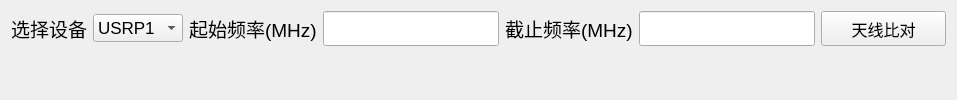
          <widget class="QWidget" name="tab_13">
           <attribute name="title">
            <string>天线比对</string>
           </attribute>
           <layout class="QVBoxLayout" name="verticalLayout_24">
            <item>
             <layout class="QHBoxLayout" name="horizontalLayout_13">
              <item>
               <widget class="QLabel" name="label_18">
                <property name="font">
                 <font>
                  <pointsize>14</pointsize>
                 </font>
                </property>
                <property name="text">
                 <string>选择设备</string>
                </property>
               </widget>
              </item>
              <item>
               <widget class="QComboBox" name="comboBox_6">
                <property name="minimumSize">
                 <size>
                  <width>90</width>
                  <height>0</height>
                 </size>
                </property>
                <property name="font">
                 <font>
                  <pointsize>13</pointsize>
                 </font>
                </property>
                <item>
                 <property name="text">
                  <string>USRP1</string>
                 </property>
                </item>
                <item>
                 <property name="text">
                  <string>USRP2</string>
                 </property>
                </item>
                <item>
                 <property name="text">
                  <string>USRP3</string>
                 </property>
                </item>
                <item>
                 <property name="text">
                  <string>USRP4</string>
                 </property>
                </item>
                <item>
                 <property name="text">
                  <string>3900A</string>
                 </property>
                </item>
               </widget>
              </item>
              <item>
               <widget class="QLabel" name="label_19">
                <property name="font">
                 <font>
                  <pointsize>14</pointsize>
                 </font>
                </property>
                <property name="text">
                 <string>起始频率(MHz)</string>
                </property>
               </widget>
              </item>
              <item>
               <widget class="QLineEdit" name="lineEdit_14">
                <property name="minimumSize">
                 <size>
                  <width>0</width>
                  <height>35</height>
                 </size>
                </property>
                <property name="font">
                 <font>
                  <family>Times New Roman</family>
                  <pointsize>14</pointsize>
                  <weight>75</weight>
                  <bold>true</bold>
                 </font>
                </property>
               </widget>
              </item>
              <item>
               <widget class="QLabel" name="label_20">
                <property name="font">
                 <font>
                  <pointsize>14</pointsize>
                 </font>
                </property>
                <property name="text">
                 <string>截止频率(MHz)</string>
                </property>
               </widget>
              </item>
              <item>
               <widget class="QLineEdit" name="lineEdit_15">
                <property name="minimumSize">
                 <size>
                  <width>0</width>
                  <height>35</height>
                 </size>
                </property>
                <property name="font">
                 <font>
                  <family>Times New Roman</family>
                  <pointsize>14</pointsize>
                  <weight>75</weight>
                  <bold>true</bold>
                 </font>
                </property>
               </widget>
              </item>
              <item>
               <widget class="QPushButton" name="pushButton_28">
                <property name="sizePolicy">
                 <sizepolicy hsizetype="Minimum" vsizetype="Fixed">
                  <horstretch>0</horstretch>
                  <verstretch>0</verstretch>
                 </sizepolicy>
                </property>
                <property name="minimumSize">
                 <size>
                  <width>125</width>
                  <height>35</height>
                 </size>
                </property>
                <property name="font">
                 <font>
                  <pointsize>12</pointsize>
                 </font>
                </property>
                <property name="cursor">
                 <cursorShape>PointingHandCursor</cursorShape>
                </property>
                <property name="text">
                 <string>天线比对</string>
                </property>
               </widget>
              </item>
             </layout>
            </item>
            <item>
             <layout class="QVBoxLayout" name="verticalLayout_41">
              <item>
               <spacer name="verticalSpacer_19">
                <property name="orientation">
                 <enum>Qt::Vertical</enum>
                </property>
                <property name="sizeHint" stdset="0">
                 <size>
                  <width>20</width>
                  <height>40</height>
                 </size>
                </property>
               </spacer>
              </item>
             </layout>
            </item>
           </layout>
          </widget>
